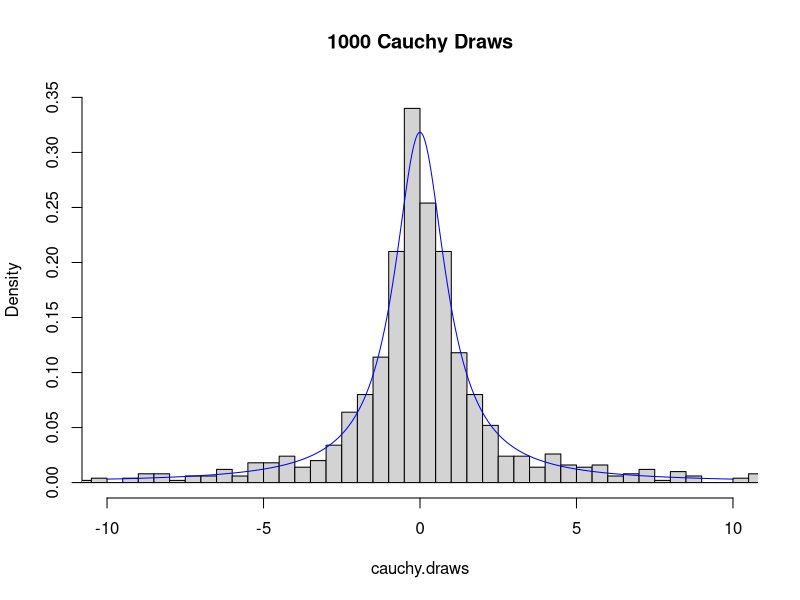
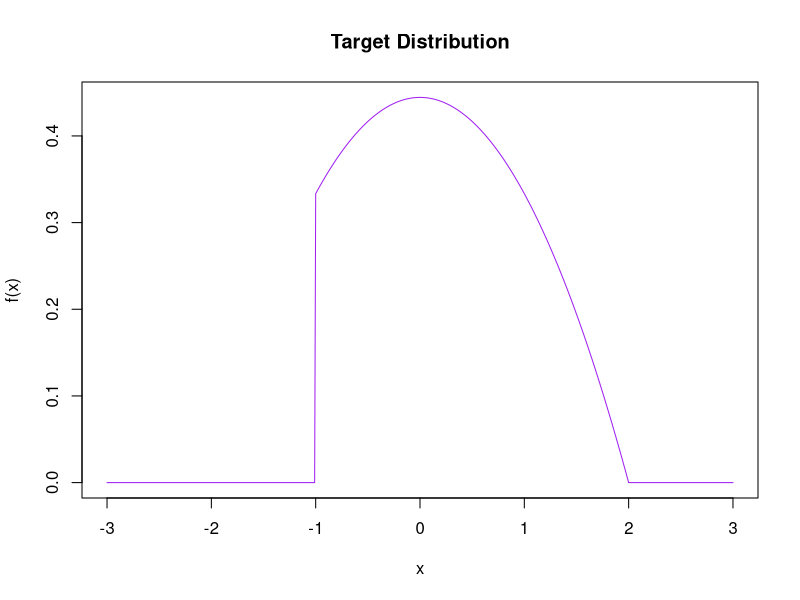
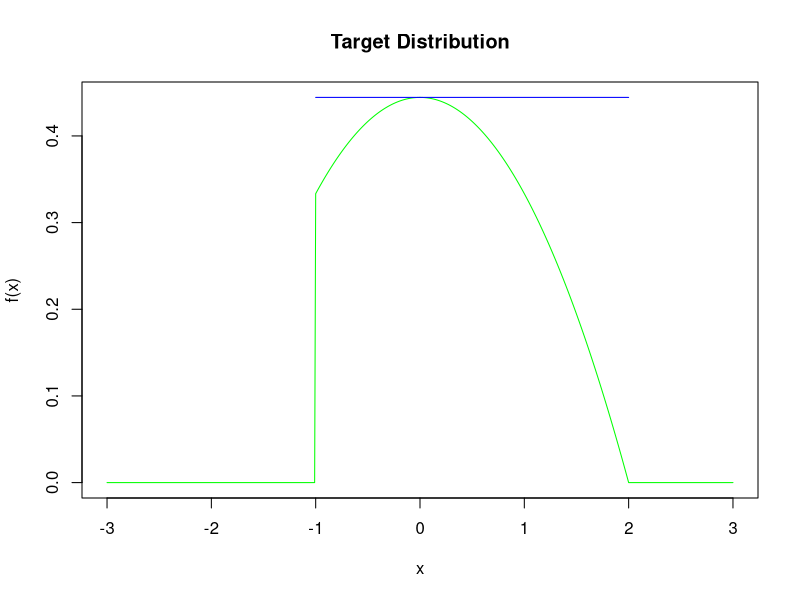
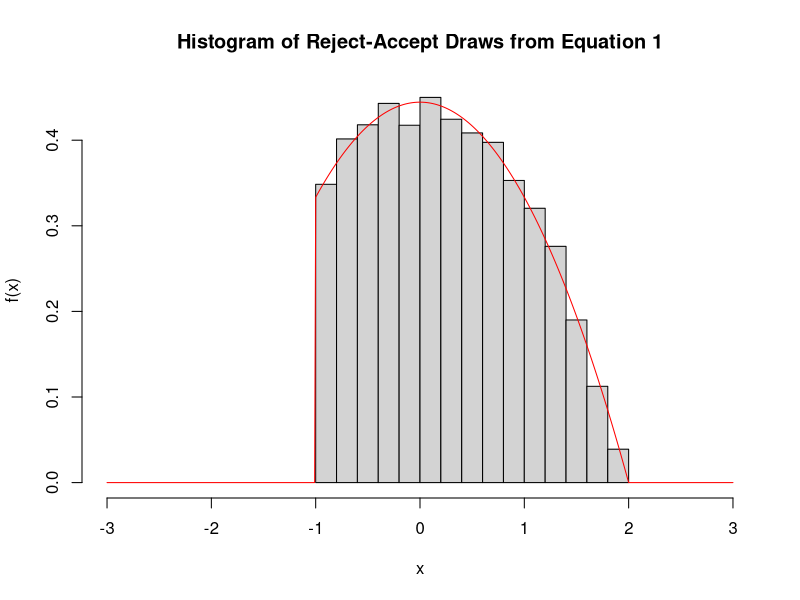
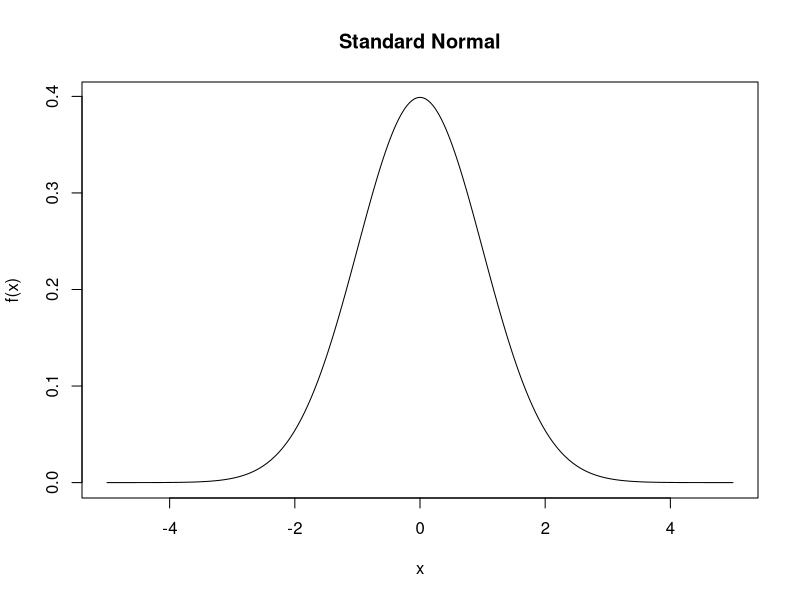
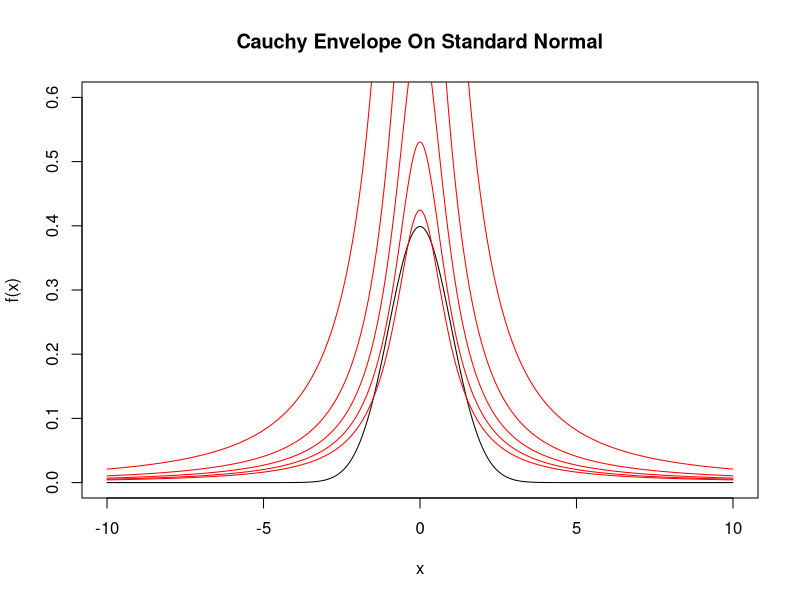
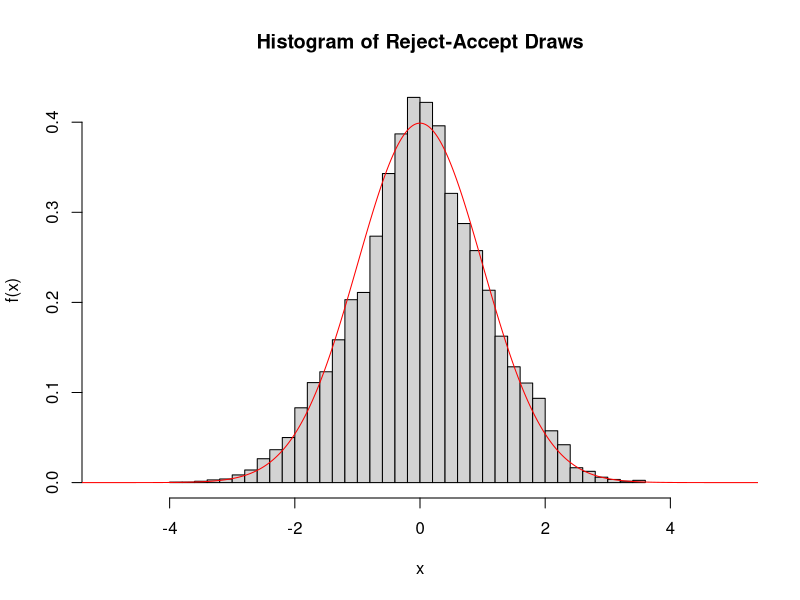
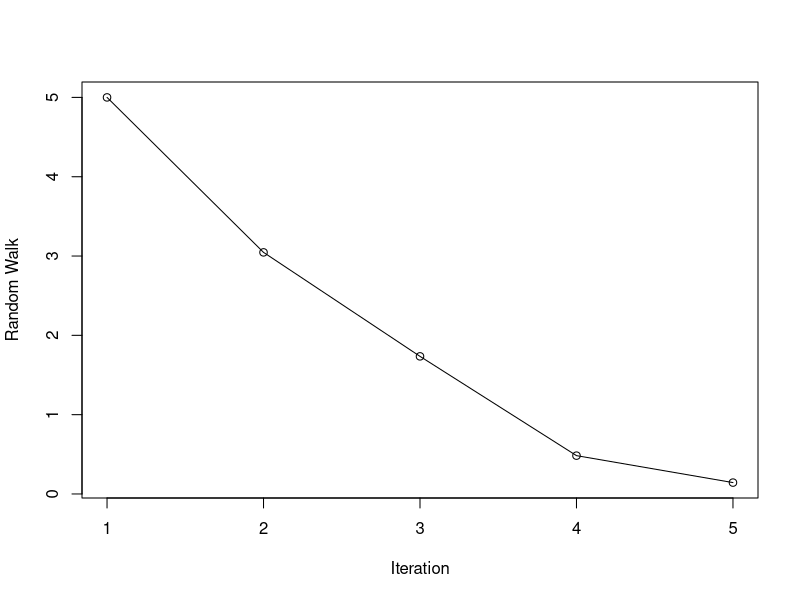

Generate these figures, in order, with R:
## ---- chunk 1
set.seed(0)
## ---- chunk 2
cauchy.sim <- function(n) {
  u <- runif(n)
  return(ifelse((u<0|u>1), 0, tan(pi * (u-1/2))))
}
cauchy.sim(10)
## ---- chunk 3
cauchy.draws <- cauchy.sim(1000)
hist(cauchy.draws, prob = TRUE, breaks = 10000, xlim=c(-10, 10), ylim=c(0,0.35), 
     main="1000 Cauchy Draws")
x <- seq(-10, 10, .01)
lines(x, 1/(pi*(1+x^2)), col="blue")
## ---- chunk 4
f <- function(x) {
  return(ifelse((x < -1 | x > 2), 0, (1/9)*(4 - x^2)))
}
x <- seq(-3, 3, by = 0.01)
plot(x, f(x), main="Target Distribution", ylab="f(x)", type = "l", col="purple")

## ---- chunk 5
f.max <- 4/9
e <- function(x) {
  return(ifelse((x < -1 | x > 2), Inf, f.max))
}
plot(x, f(x), main="Target Distribution", xlab="x", ylab="f(x)", type = "l", col="green")
lines(x, e(x), col="blue")
## ---- chunk 6
samples <- 10000
n <- 0
f.draws <- numeric(samples)
while (n < samples) {
  y <- runif(1, min = -1, max=2)
  u <- runif(1)
  if (u < f(y)/e(y)) {
    n <- n + 1
    f.draws[n] <- y
  }
}
## ---- chunk 7
hist(f.draws, prob = TRUE, ylab="f(x)", xlab="x", 
     main="Histogram of Reject-Accept Draws from Equation 1", xlim = c(-3, 3))
lines(x, f(x), col="red")
## ---- chunk 8
f <- function(x) {
  return(1/sqrt(2*pi)*exp(-x^2/2))
}
x <- seq(-5, 5, by = 0.01)
plot(x, f(x), main="Standard Normal", type="l")
## ---- chunk 9
e <- function(x, alpha=1) {
  return((1/(pi*(1+x^2))) / alpha)
}
## ---- chunk 10
x <- seq(-10, 10, by = 0.01)
alpha <- seq(0, 0.75, by = 0.15)
plot(x, f(x), main="Cauchy Envelope On Standard Normal", type="l", ylim=c(0,0.60))
for (i in alpha) {
  lines(x, e(x, alpha=i), col="red")
}
## ---- chunk 11
normal.sim <- function(samples) {
  n <- 0
  normal.draws <- numeric(samples)
  while (n < samples) {
    y <- cauchy.sim(1)
    u <- runif(1)
    if (u < f(y)/e(y)) {
      n <- n + 1
      normal.draws[n] <- y
    }
  }
  return(normal.draws)
}
normal.sim(10)
## ---- chunk 12
normal.draws <- normal.sim(10000)
hist(normal.draws, prob = TRUE, ylab="f(x)", xlab="x", 
     main="Histogram of Reject-Accept Draws", xlim = c(-5, 5), breaks = 40)
lines(x, f(x), col="red")
## ---- chunk 13
x.vals <- 5
i <- 1
while (x.vals[i] > 0) {
  r <- runif(1, min = -2, max = 1)
  temp <- x.vals[i]
  if (temp + r < 0) {
    break
  } else {
    x.vals <- c(x.vals, x.vals[i] + r)
  }
  i <- i + 1
}
x.vals
## ---- chunk 14
plot(1:length(x.vals), x.vals, type = "o",
         xlab="Iteration", ylab="Random Walk")
## ---- chunk 15
random.walk <- function(x.start= 5, plot.walk = TRUE){
  x.vals <- 5
  i <- 1
  while (x.vals[i] > 0) {
    r <- runif(1, min = -2, max = 1)
    temp <- x.vals[i]
    if (temp + r < 0) {
      break
    }else {
      x.vals <- c(x.vals, x.vals[i] + r)
    }
    i <- i + 1
  }
  if (plot.walk) {
    plot(1:length(x.vals), x.vals, type = "o",
         xlab="Iteration", ylab="Random Walk")
  }
  return(list(x.vals = x.vals, num.steps = i))
}
random.walk()
random.walk()
random.walk(10, FALSE)
random.walk(10, FALSE)
## ---- chunk 16
n <- 10000
iterations <- rep(NA, n)
for (i in 1:n) {
  iterations[i] <- random.walk(plot.walk=FALSE)$num.steps
}
mean(iterations)
## ---- chunk 17
random.walk <- function(x.start= 5, plot.walk = TRUE, seed=NULL){
  if (!is.null(seed)) {
    set.seed(seed)
  }
  x.vals <- 5
  i <- 1
  while (x.vals[i] > 0) {
    r <- runif(1, min = -2, max = 1)
    temp <- x.vals[i]
    if (temp + r < 0) {
      break
    }else {
      x.vals <- c(x.vals, x.vals[i] + r)
    }
    i <- i + 1
  }
  if (plot.walk) {
    plot(1:length(x.vals), x.vals, type = "o",
         xlab="Iteration", ylab="Random Walk")
  }
  return(list(x.vals = x.vals, num.steps = i))
}
random.walk()
random.walk()
random.walk(10, FALSE, seed =33)
random.walk(10, FALSE, seed=33)
## ---- chunk 18
g <- function(x) {
return(exp(-x^3))
}
x <- seq(0,1,.01)
alpha <- 2
beta <- 2
plot(x,g(x),type="l",xlab="x",ylab="",ylim=c(-.1,1.4))
polygon(c(0,seq(0,1,0.01),1),c(0,g(seq(0,1,0.01)),0) ,col="pink")
lines(x,rep(1,length(x)),col="red")
lines(x,dbeta(x,shape1=alpha,shape2=beta),col="blue")
legend("topleft",legend=c("g(x)","uniform","beta(2,2)"),
lty=c(1,1,1),col=c("black","red","blue"),cex=.6)

## ---- chunk 19
x <- runif(1000^2, 0, 1)
estimate <- mean(exp(-x^3))
estimate
## ---- chunk 20
x <- rbeta(1000^2, 2, 2)
estimate <- mean(exp(-x^3))
estimate
